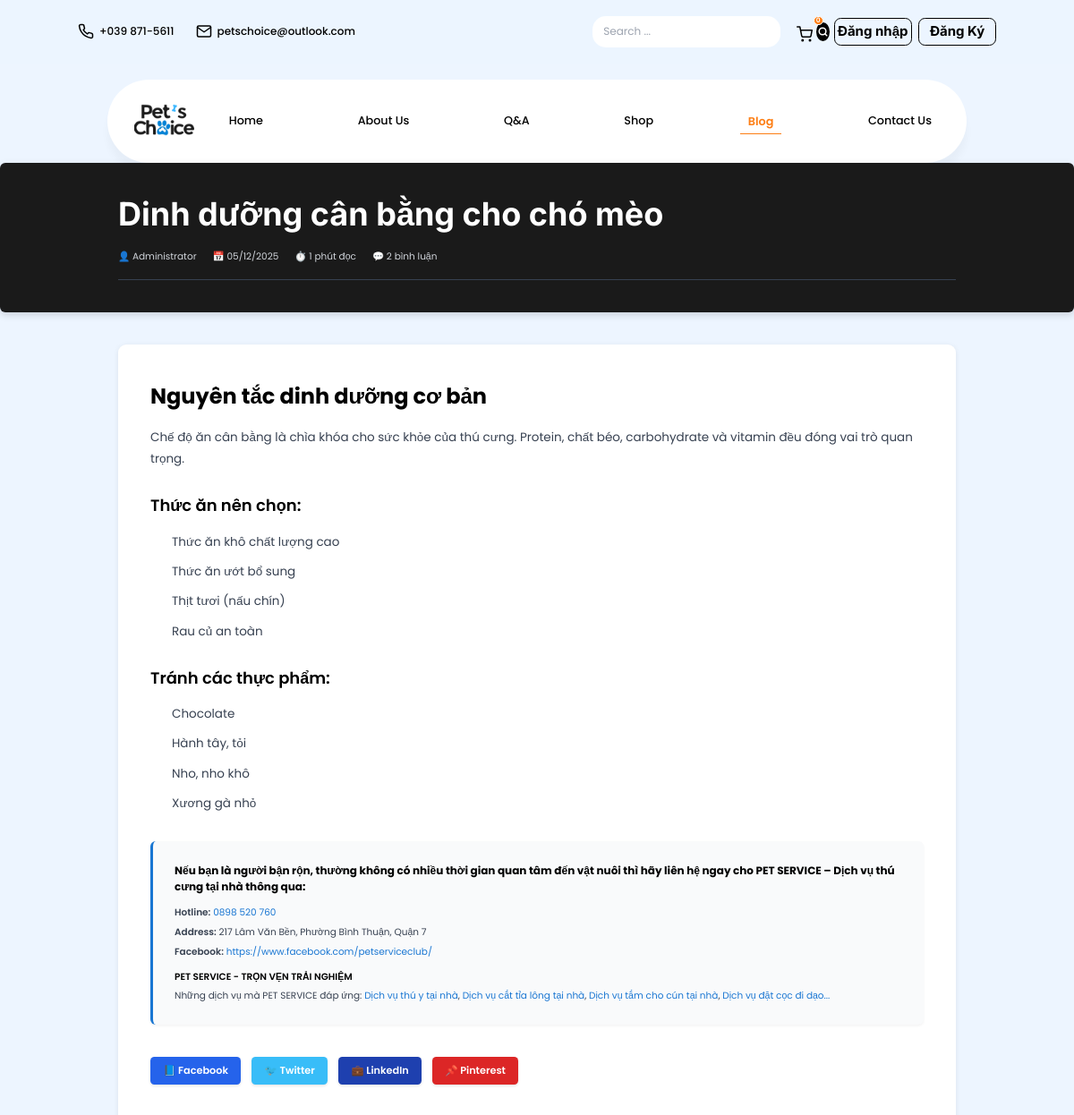
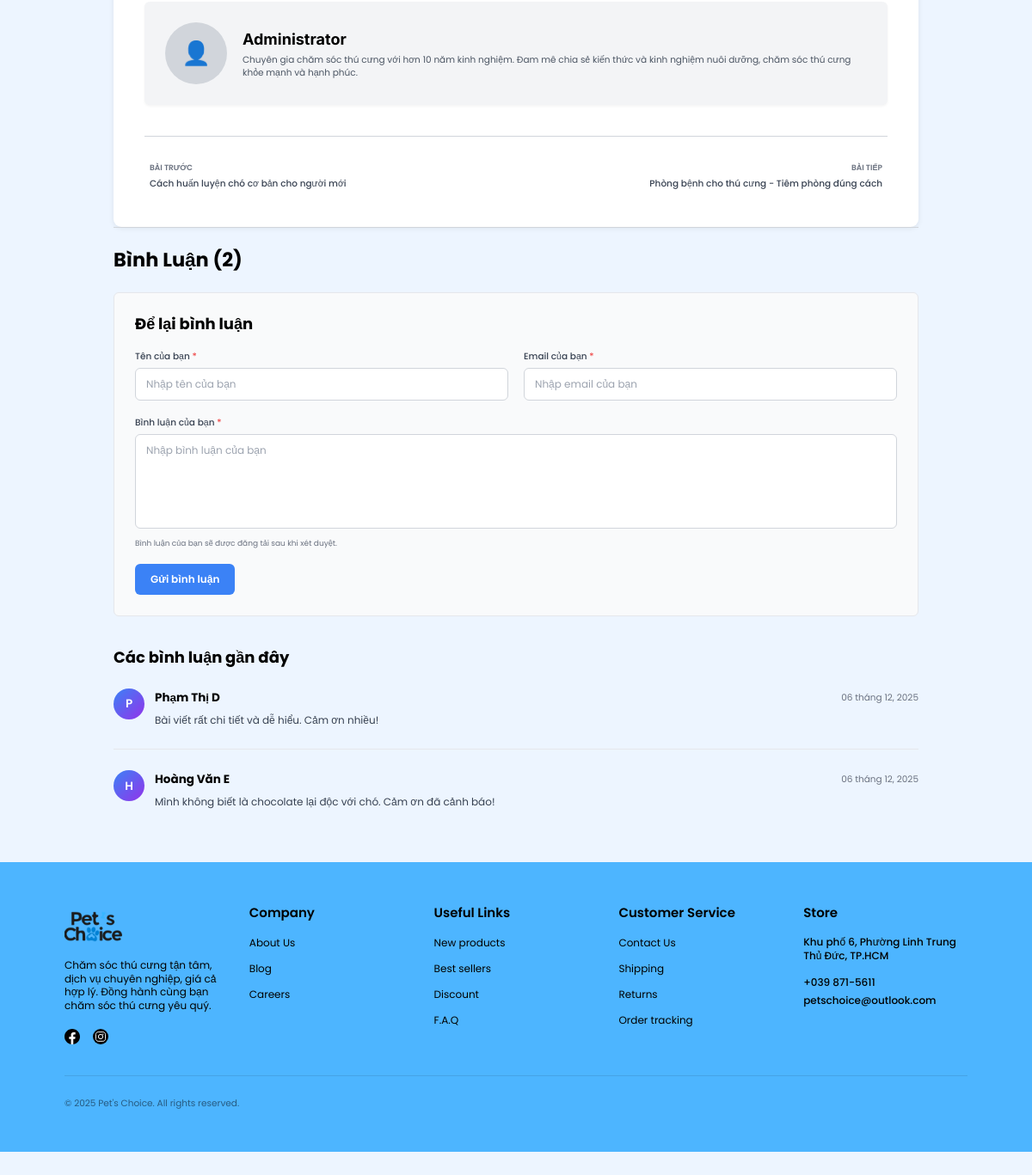
Screenshot of /public/posts/show?slug=dinh-duong-can-bang-cho-cho-meo with the database file from the repository (2 pictures, top to bottom).
### tables this page shows
CREATE TABLE IF NOT EXISTS posts (
    id BIGINT UNSIGNED AUTO_INCREMENT PRIMARY KEY,
    author_user_id BIGINT UNSIGNED NULL,
    title VARCHAR(255) NOT NULL,
    slug VARCHAR(255) NOT NULL UNIQUE,
    summary TEXT NULL,
    content_html MEDIUMTEXT NULL,
    cover_image_url VARCHAR(255) NULL,
    category_id BIGINT UNSIGNED NULL,
    status ENUM('draft', 'published') NOT NULL DEFAULT 'draft',
    published_at DATETIME NULL,
    created_at TIMESTAMP NOT NULL DEFAULT CURRENT_TIMESTAMP,
    updated_at TIMESTAMP NULL DEFAULT NULL ON UPDATE CURRENT_TIMESTAMP,
    INDEX idx_posts_status_published_at (status, published_at),
    INDEX idx_category (category_id),
    CONSTRAINT fk_posts_author FOREIGN KEY (author_user_id) REFERENCES users (id) ON DELETE SET NULL
);

CREATE TABLE IF NOT EXISTS users (
    id BIGINT UNSIGNED AUTO_INCREMENT PRIMARY KEY,
    name VARCHAR(120) NOT NULL,
    email VARCHAR(160) NOT NULL UNIQUE,
    phone VARCHAR(30) NULL,
    avatar_url VARCHAR(255) NULL,
    password_hash VARCHAR(255) NOT NULL,
    role ENUM('customer', 'staff', 'admin') NOT NULL DEFAULT 'customer',
    status ENUM(
        'active',
        'inactive',
        'banned'
    ) NOT NULL DEFAULT 'active',
    created_at TIMESTAMP NOT NULL DEFAULT CURRENT_TIMESTAMP,
    updated_at TIMESTAMP NULL DEFAULT NULL ON UPDATE CURRENT_TIMESTAMP,
    last_login DATETIME NULL
);

CREATE TABLE IF NOT EXISTS post_comments (
    id BIGINT UNSIGNED AUTO_INCREMENT PRIMARY KEY,
    post_id BIGINT UNSIGNED NOT NULL,
    user_id BIGINT UNSIGNED NULL,
    author_name VARCHAR(120) NULL,
    author_email VARCHAR(160) NULL,
    rating TINYINT UNSIGNED NULL,
    content TEXT NOT NULL,
    status ENUM(
        'pending',
        'approved',
        'rejected'
    ) NOT NULL DEFAULT 'pending',
    ip_address VARCHAR(64) NULL,
    created_at TIMESTAMP NOT NULL DEFAULT CURRENT_TIMESTAMP,
    INDEX idx_post_comments_status (status),
    CONSTRAINT fk_comments_post FOREIGN KEY (post_id) REFERENCES posts (id) ON DELETE CASCADE,
    CONSTRAINT fk_comments_user FOREIGN KEY (user_id) REFERENCES users (id) ON DELETE SET NULL
);

### app/views/posts/show.php (the view, shortened to what the rows shown need)
<section class="blog-hero">
    <div class="blog-detail-container">
        <h1 class="blog-hero-title"><?= htmlspecialchars($post['title']) ?></h1>
        <div class="blog-meta">
            <div class="blog-meta-item">
                <span>👤 <?= htmlspecialchars($post['author_name'] ?? 'Admin') ?></span>
            </div>
            <div class="blog-meta-item">
                <span>📅 <?= date('d/m/Y', strtotime($post['published_at'] ?? $post['created_at'])) ?></span>
            </div>
            <div class="blog-meta-item">
                <span>⏱️ <?= ceil(str_word_count(strip_tags($post['content_html'])) / 200) ?> phút đọc</span>
            </div>
            <div class="blog-meta-item">
            </div>
        </div>
        <div class="blog-hero-divider"></div>
    </div>
</section>
<div class="blog-detail-container">
    <article class="blog-article">
                <div class="blog-article-content">
                    <?= $post['content_html'] ?>
                </div>
                <div class="blog-author-bio">
                    <div class="blog-author-info">
                        <h3 class="blog-author-name"><?= htmlspecialchars($post['author_name'] ?? 'Admin') ?></h3>
                        <p>Chuyên gia chăm sóc thú cưng với hơn 10 năm kinh nghiệm. Đam mê chia sẻ kiến thức và kinh nghiệm nuôi dưỡng, chăm sóc thú cưng khỏe mạnh và hạnh phúc.</p>
                    </div>
                </div>
                <?php if ($prevPost || $nextPost): ?>
                <div class="blog-post-nav">
                    <?php if ($prevPost): ?>
                        <a href="<?= BASE_URL ?>posts/show?slug=<?= $prevPost['slug'] ?>" class="blog-nav-link">
                            <div>
                                <div class="blog-nav-label">BÀI TRƯỚC</div>
                                <div class="blog-nav-text"><?= htmlspecialchars($prevPost['title']) ?></div>
                            </div>
                        </a>
                    <?php else: ?>
                        <div></div>
                    <?php endif; ?>
                    <?php if ($nextPost): ?>
                        <a href="<?= BASE_URL ?>posts/show?slug=<?= $nextPost['slug'] ?>" class="blog-nav-link blog-nav-link-next">
                            <div>
                                <div class="blog-nav-label">BÀI TIẾP</div>
                                <div class="blog-nav-text"><?= htmlspecialchars($nextPost['title']) ?></div>
                            </div>
                        </a>
                    <?php endif; ?>
                </div>
                <?php endif; ?>
            </article>
            <div class="mb-12 pt-8 border-t border-gray-300">
                <h2 class="text-3xl font-bold text-black mb-8">Bình Luận (<?= $commentCount ?>)</h2>
                <?php if (!empty($comments)): ?>
                    <div>
                        <?php foreach ($comments as $index => $comment): ?>
                            <div class="mb-8 pb-8 <?= $index < count($comments) - 1 ? 'border-b border-gray-200' : '' ?>">
                                <div class="flex items-start gap-4">
                                    <div class="w-12 h-12 bg-gradient-to-br from-blue-500 to-purple-600 rounded-full flex items-center justify-center flex-shrink-0">
                                        <span class="text-lg font-semibold text-white">
                                            <?= strtoupper(mb_substr($comment['author_name'], 0, 1)) ?>
                                        </span>
                                    </div>
                                    <div class="flex-1">
                                        <div class="flex items-center justify-between mb-2">
                                            <h4 class="font-bold text-black text-lg"><?= htmlspecialchars($comment['author_name']) ?></h4>
                                            <span class="text-sm text-gray-500"><?= date('d \t\h\á\n\g n, Y', strtotime($comment['created_at'])) ?></span>
                                        </div>
                                        <p class="text-gray-700 leading-relaxed"><?= nl2br(htmlspecialchars($comment['content'])) ?></p>
                                    </div>
                                </div>
                            </div>
                        <?php endforeach; ?>
                    </div>
                <?php else: ?>
                    <div class="text-center py-12">
                        <p class="text-gray-500 text-lg">Chưa có bình luận nào. Hãy là người đầu tiên bình luận!</p>
                    </div>
                <?php endif; ?>
            </div>
        </div>

### rows the page displays
posts: title "Dinh dưỡng cân bằng cho chó mèo", author_user.name "Administrator", published_at "05/12/2025", content_html "1", content_html "Nguyên tắc dinh dưỡng cơ bản Chế độ ăn cân bằng là chìa khóa cho sức khỏe của thú cưng. Protein, chất béo, carbohydrate và vitamin đều đóng vai trò quan trọng. Thức ăn nên chọn: Thức ăn khô chất lượng cao Thức ăn ướt bổ sung Thịt tươi (nấu chín) Rau củ an toàn Tránh các thực phẩm: Chocolate Hành tây, tỏi Nho, nho khô Xương gà nhỏ"
posts: title "Cách huấn luyện chó cơ bản cho người mới"
posts: title "Phòng bệnh cho thú cưng - Tiêm phòng đúng cách"
post_comments: author_name "P", author_name "Phạm Thị D", created_at "06 tháng 12, 2025", content "Bài viết rất chi tiết và dễ hiểu. Cảm ơn nhiều!"
post_comments: author_name "H", author_name "Hoàng Văn E", created_at "06 tháng 12, 2025", content "Mình không biết là chocolate lại độc với chó. Cảm ơn đã cảnh báo!"

### other values shown
$commentCount "2"
